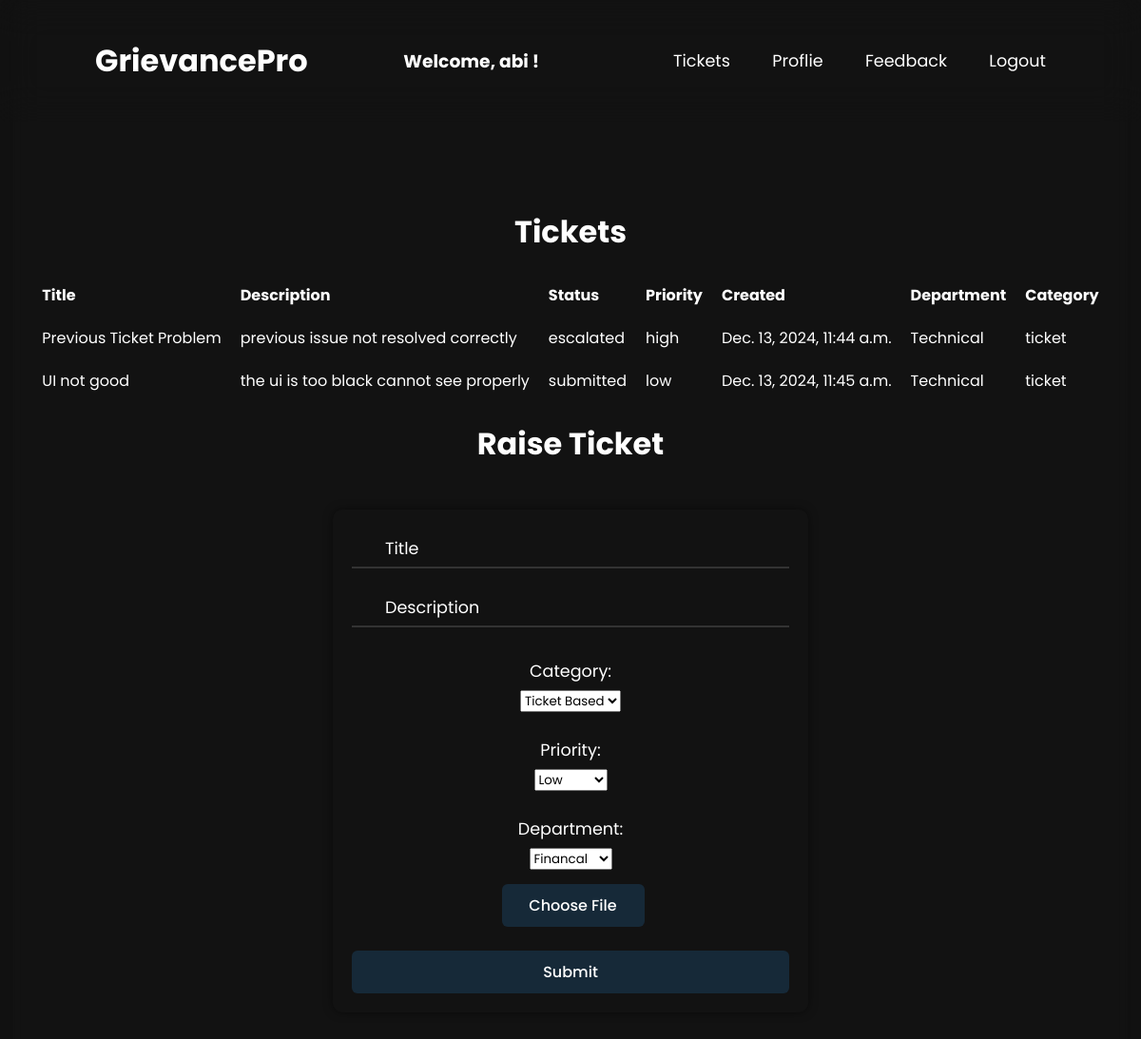
Screenshot of /grievance/ (signed in) with the database file from the repository.
### myapp/models.py (models this page shows, shortened)
class User(AbstractUser):
    ROLE_CHOICES = [
        ('admin', 'Admin'),
        ('user', 'User'),
        ('staff', 'Staff'),
    ]
    name = models.CharField(max_length=100)
    email = models.EmailField(unique=True)
    phone = models.CharField(max_length=15, unique=True)
    is_active = models.BooleanField(default=True)
    is_staff = models.BooleanField(default=False)
    is_superuser = models.BooleanField(default=False)
    is_admin = models.BooleanField(default=False)
    role = models.CharField(max_length=50, default='user')
    department = models.CharField(max_length=50, default='')
    objects = UserManager()
    USERNAME_FIELD = 'email'
    REQUIRED_FIELDS = ['name', 'phone']
    def is_staff(self):
        "Is the user a member of staff?"
        return self.is_admin

class Grievance(models.Model):
    STATUS_CHOICES = [
        ('submitted', 'Submitted'),
        ('under_review', 'Under Review'),
        ('resolved', 'Resolved'),
        ('escalated', 'Escalated'),
    ]
    PRIORITY_CHOICES = [
        ('low', 'Low'),
        ('medium', 'Medium'),
        ('high', 'High'),
    ]
    user = models.CharField(max_length=200,default='anonyms') #models.ForeignKey(User, on_delete=models.CASCADE, related_name="grievances")
    title = models.CharField(max_length=200)
    description = models.TextField()
    category = models.CharField(max_length=200,default='security') #models.ForeignKey(Category, on_delete=models.SET_NULL, null=True)
    status = models.CharField(max_length=20, choices=STATUS_CHOICES, default='submitted')
    priority = models.CharField(max_length=10, choices=PRIORITY_CHOICES, default='low')
    department = models.CharField(max_length=200,default='Technical') #models.ForeignKey(Department, on_delete=models.SET_NULL, null=True, related_name="grievances")
    created_at = models.DateTimeField(auto_now_add=True)
    updated_at = models.DateTimeField(auto_now=True)

### myapp/views.py (the view, shortened to what this page needs)
# urls.py: path('grievance/',views.grievance,name='grievance'),
def grievance(request):
    name = request.user.name
    ticket = Grievance.objects.filter(Q(user=name))
    context = {
        'tickets' : ticket,
    }
    return render(request, 'myapp/grievance.html',context)

### myapp/templates/myapp/grievance.html (shortened to what this page needs)
<!DOCTYPE html>
<html lang="en">
    <head>
        {% load static %}
        <link rel="stylesheet" href="{% static 'css/style.css' %}">
        <link rel="stylesheet" href="{% static 'css/feedback.css' %}">
    </head>
    <body>
        <header>
            <h2 class="logo">GrievancePro</h2>
            <h3 style="color: white;"> Welcome, {{user.name}} !</h3>
            <nav class="navigation">
                <a href="{% url 'grievance' %}">Tickets</a>
                <a href="{% url 'user_dashboard' %}">Proflie</a>
                <a href="{% url 'feedback' %}" >Feedback</a>
                <a href="{% url 'logout' %}">Logout</a>
            </nav>
        </header>
        <main >
            <section>
            <div class="complaints-table" style="margin-top: 40px;" >
                <h2 style="color: #fff; text-align: center;">Tickets</h2>
                <table style="width: 100%; color: #fff; border-collapse: collapse;">
                    <thead>
                        <tr>
                            <th style="padding: 10px; text-align: left;">Title</th>
                            <th style="padding: 10px; text-align: left;">Description</th>
                            <th style="padding: 10px; text-align: left;">Status</th>
                            <th style="padding: 10px; text-align: left;">Priority</th>
                            <th style="padding: 10px; text-align: left;">Created</th>
                            <th style="padding: 10px; text-align: left;">Department</th>
                            <th style="padding: 10px; text-align: left;">Category</th>
                    </thead>
                    <tbody>
                        {% for ticket in tickets %}
                            <tr>
                                <td style="padding: 10px;">{{ ticket.title }}</td>
                                <td style="padding: 10px;">{{ ticket.description }}</td>
                                <td style="padding: 10px;">{{ ticket.status }}</td>
                                <td style="padding: 10px;">{{ ticket.priority }}</td>
                                <td style="padding: 10px;">{{ ticket.created_at }}</td>
                                <td style="padding: 10px;">{{ ticket.department }}</td>
                                <td style="padding: 10px;">{{ ticket.category }}</td>
                            </tr>
                        {% endfor %}
                    </tbody>
                </table>
            </div>
            <div  style="background-color: #121212;color: white    ; text-align: center;">
                    <h2 style="margin-bottom: 45px; text-align: center; color: #fff;">Raise Ticket</h2>
                    <form method="POST" action="{% url 'user_dashboard' %}" style="background-color: #121212;">
                        <div class="input-box ticket">
                            <input type="text" style="color: white;" id="email_input" name="title" required>
                            <label style="color: white;">Title</label>
                        </div>
                        <div class="input-box ticket" style="margin-bottom: 33px;">
                            <input  class ='ticket' style="color: white;" type="text" id="password_input" name="description" required>
                            <label style="color: white;">Description</label>
                        </div>
                        <div style="margin-bottom: 2px;" >
                            <label style="color: white;">Category:   </label>
                            <select name="category" required>
                                <option value="ticket">Ticket Based</option>
                            </select>
                        </div>
                            <br>
                        <div style="margin-bottom: 2px;" >
                            <label style="color: white;">Priority:   </label>
                            <select name="priority" required>
                                <option value="low">Low</option>
                            </select>
                        </div>
                        <br>
                        <div style="margin-bottom: 10px;" >
                            <label style="color: white; ">Department: </label>
                            <select name="department" required>
                                <option value="Financal">Financal</option>
                            </select>
                        </div>
                        <button type="submit" class="btn" style ="margin: 5px; margin-bottom: 25px; width: 150px; height: 45px;
                        margin-left: 10px;">Choose File</button>
                        <button type="submit" href="{% url 'user_dashboard' %}" class="btn">Submit</button>
                    </form>
                </div>
        </main>
    </body>
</html>

### myapp/static/css/style.css (style rules this page uses)
* { margin: 0; padding: 0; box-sizing: border-box; font-family: 'Poppins', sans-serif; }
body { display: flex; justify-content: center; align-items: center; min-height: 100vh; background-color: black; background-size: cover; background-position: center; }
header { position: fixed; top: 0; left: 0; width: 100%; padding: 20px 100px; display: flex; justify-content: space-between; align-items: center; z-index: 99; backdrop-filter: blur(20px); }
.logo { font-size: 2em; color: #fff; }
.navigation a { font-size: 1.1em; color: #fff; text-decoration: none; margin-left: 40px; }
.navigation a::after { content: ''; position: absolute; left: 0; bottom: 0px; width: 100%; height: 3px; background: #fff; border-radius: 5px; transform-origin: right; transform: scaleX(0); transition: transform .5s; }
.input-box { position: relative; margin-bottom: 20px; }
.input-box input { width: 100%; padding: 10px; padding-left: 35px; border: none; border-bottom: 2px solid #333; background: transparent; outline: none; color: #333; }
.input-box label { position: absolute; top: 50%; left: 35px; transform: translateY(-50%); pointer-events: none; transition: 0.5s; color: #333; }
.btn { width: 100%; padding: 10px; background: #333; color: #fff; border: none; cursor: pointer; border-radius: 5px; font-size: 1em; }
main { padding: 180px 20px 100px 20px; backdrop-filter: blur(5px); border-radius: 10px; box-shadow: 0 0 15px rgba(0, 0, 0, 0.2); }
h2 { font-size: 2em; color: #ffffff; margin-bottom: 20px; }
button[type="submit"] { width: 100%; height: 45px; background: #162938; border: none; outline: none; border-radius: 6px; cursor: pointer; font-size: 1em; color: #fff; font-weight: 500; transition: background 0.3s; }
.input-box .ticket { color : white; }

### myapp/static/css/feedback.css (style rules this page uses)
body { background-color: #121212; color: #ffffff; font-family: Arial, sans-serif; margin: 0; padding: 0; }
h2 { text-align: center; color: #4CAF50; margin-top: 20px; font-size: 2em; }
form { background-color: #1f1f1f; padding: 20px; border-radius: 10px; box-shadow: 0 0 10px rgba(0, 0, 0, 0.5); max-width: 500px; margin: 0 auto; margin-top: 30px; }
label { display: block; font-size: 1.1em; margin-bottom: 5px; color: #ffffff; }

### rows the page displays
User: name "abi"
Grievance: title "Previous Ticket Problem", description "previous issue not resolved correctly", status "escalated", priority "high", created_at "Dec. 13, 2024, 11:44 a.m.", department "Technical", category "ticket"
Grievance: title "UI not good", description "the ui is too black cannot see properly", status "submitted", priority "low", created_at "Dec. 13, 2024, 11:45 a.m.", department "Technical", category "ticket"
